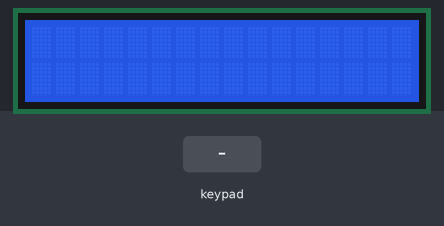
Recording of a sketch running on a simulated Arduino Uno, built with avr-gcc and run on an emulated ATmega328P. On the bench: 16×2 character LCD. The test bench sets the inputs (shaded band). What the sketch prints to the serial monitor is not drawn.

Above: at 1.2 s.
1.3 s: keypad keys 2 3 4 5 # pressed 0.4 s apart
At 3.5 s:
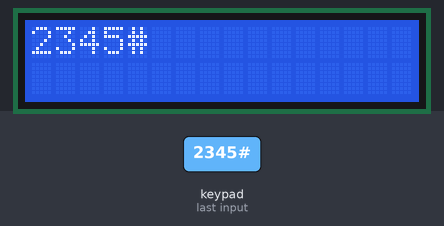
4.8 s: key 'A' pressed
At 5.1 s:
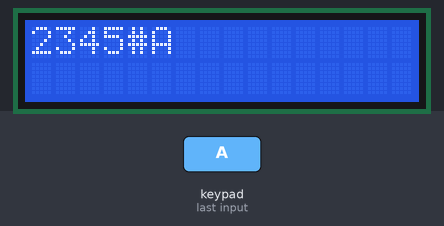
6.3 s: key 'B' pressed
At 7.5 s:
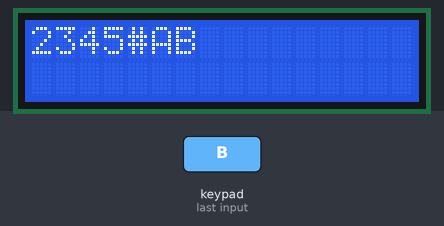
7.8 s: keypad keys 2 3 4 5 * pressed 0.4 s apart
At 9.8 s:
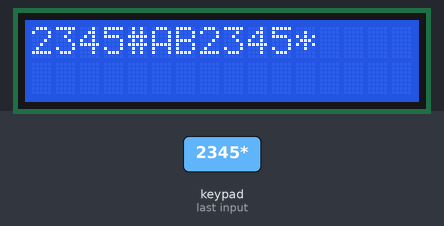
11.3 s: key 'C' pressed
At 12.2 s:
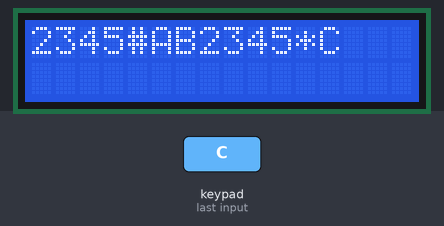
12.8 s: key 'D' pressed
At 13.4 s:
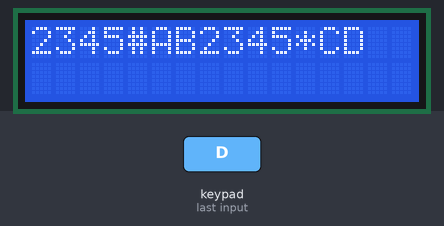
Timing chart, 0 to 15.3 s (numbered marks = the images above; inputs shaded):
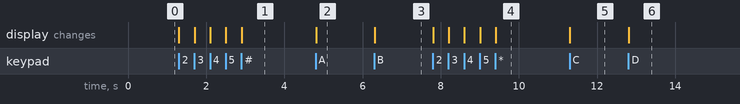

Measured:
- after the input at 1.3 s, the display: first changes at once (image 1 shows a later state)
- after the input at 4.8 s, the display: changes at once (image 2)
- after the input at 6.3 s, the display: changes at once (image 3)
- after the input at 7.8 s, the display: first changes at once (image 4 shows a later state)
- after the input at 11.3 s, the display: changes at once (image 5)
- after the input at 12.8 s, the display: changes at once (image 6)

The sketch:

lcd_keypad.ino
```cpp
#include <Keypad.h>

#include <LiquidCrystal.h>

const byte ROWS = 4;
const byte COLS = 4;

char keys[ROWS][COLS] ={
  {'1','2','3','A'},
  {'4','5','6','B'},
  {'7','8','9','C'},
  {'*','0','#','D'},
};

byte rowPins[ROWS] ={2,3,4,5};
byte colPins[COLS] ={6,7,8,9};
Keypad customKeypad = Keypad(makeKeymap(keys), rowPins, colPins, ROWS, COLS);

LiquidCrystal lcd(A0, A1, A2, A3, A4, A5);


void setup()
{
  Serial.begin(9600);
  lcd.begin(16,2);
}

void loop() {
  char pressedKey = customKeypad.getKey();

  if(pressedKey){
    lcd.print(pressedKey);
    Serial.println(pressedKey);

  }


}
```
